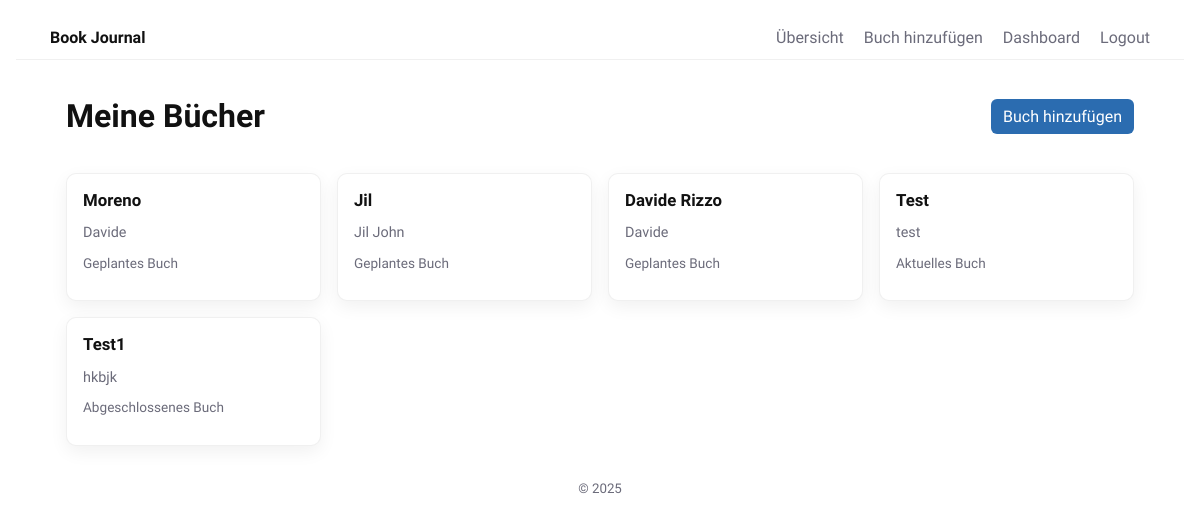
The page / (signed in) on the database its author committed.
### Main.py (models this page shows)
class Book(Base):
    __tablename__ = "books"
    id = Column(Integer, primary_key=True)
    title = Column(String, nullable=False)
    author = Column(String)
    status = Column(String, default="Geplantes Buch")
    user_id = Column(Integer, ForeignKey("users.id"), nullable=False)
    notes = relationship("Note", back_populates="book", cascade="all, delete")
    user = relationship("User", back_populates="books")

### Main.py (the view)
@app.route('/')
def index():
    books = []
    if session.get('user_id'):
        books = list_books(session['user_id'])
    return render_template('index.html', books=books, logged_in=session.get('user_id') is not None)

### Main.py (called while the page is built)
def list_books(user_id):
    return db_session.query(Book).filter(Book.user_id == user_id).all()

### templates/index.html (shortened to what this page needs)
{% extends "base.html" %}
{% block content %}
{% if logged_in %}
  <div class="page-actions">
    <h1>Meine Bücher</h1>
    <a class="btn" href="{{ url_for('add_book') }}">Buch hinzufügen</a>
  </div>
  <div class="books-grid">
  {% for book in books %}
      <article class="book-card">
          <a href="{{ url_for('book_detail', book_id=book.id) }}">
              <h2>{{ book.title }}</h2>
              <p class="meta">{{ book.author }}</p>
              <p class="status">{{ book.status }}</p>
          </a>
      </article>
  {% else %}
      <p>Keine Bücher vorhanden. Füge ein neues Buch hinzu.</p>
  {% endfor %}
  </div>
{% endif %}
{% endblock %}

### static/style.css (style rules this page uses)
:root { --bg: #ffffff; --fg: #111; --muted: #6b6b7a; --card: #fff; --radius: 10px; --gap: 1rem; --shadow: 0 6px 18px rgba(0,0,0,0.06); --accent: #2b6cb0; --font: 'Work Sans', system-ui, -apple-system, "Segoe UI", Roboto, "Helvetica Neue", Arial; font-size:16px; }
* { box-sizing:border-box }
body { margin:0; font-family:var(--font); background:var(--bg); color:var(--fg); -webkit-font-smoothing:antialiased; -moz-osx-font-smoothing:grayscale; padding:1rem; }
.books-grid { display:grid; grid-template-columns:repeat(auto-fill,minmax(220px,1fr)); gap:var(--gap); margin:1rem 0; }
.book-card { background:var(--card); color:var(--fg); padding:16px; border-radius:var(--radius); border:1px solid rgba(0,0,0,0.06); box-shadow:var(--shadow); transition:transform .14s ease,box-shadow .14s ease; display:flex; flex-direction:column; min-height:120px; }
.book-card a { color:inherit;text-decoration:none;display:block;height:100% }
.book-card h2 { margin:0 0 .4rem 0;font-size:1.05rem }
.book-card .meta { font-size:0.9rem;color:var(--muted);margin-bottom:0.4rem }
.book-card .status { font-size:0.85rem;color:var(--muted) }
.page-actions { display:flex;justify-content:space-between;align-items:center }
.btn { background:var(--accent);color:#fff;border:none;padding:8px 12px;border-radius:6px;cursor:pointer;text-decoration:none;display:inline-block }

### rows shown on the page
Book: title "Moreno", author "Davide", status "Geplantes Buch"
Book: title "Jil", author "Jil John", status "Geplantes Buch"
Book: title "Davide Rizzo", author "Davide", status "Geplantes Buch"
Book: title "Test", author "test", status "Aktuelles Buch"
Book: title "Test1", author "hkbjk", status "Abgeschlossenes Buch"
